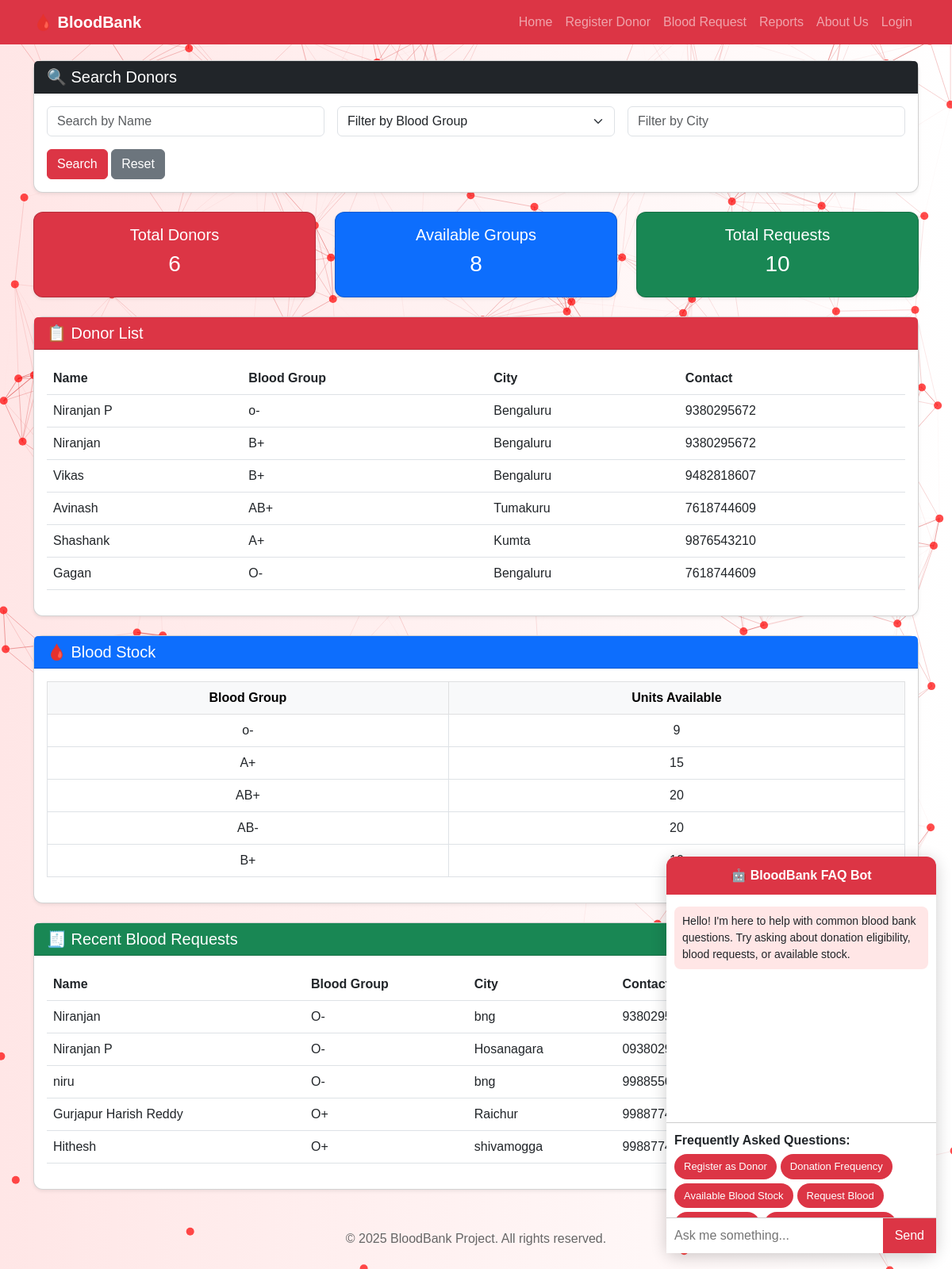
The page / on the database its author committed.
### donor/models.py (models this page shows, shortened)
class Donor(models.Model):
    BLOOD_GROUPS = [
        ("A+", "A+"), ("A-", "A-"),
        ("B+", "B+"), ("B-", "B-"),
        ("O+", "O+"), ("O-", "O-"),
        ("AB+", "AB+"), ("AB-", "AB-"),
    ]
    name = models.CharField(max_length=100)
    age = models.IntegerField()
    blood_group = models.CharField(max_length=3, choices=BLOOD_GROUPS)
    city = models.CharField(max_length=100)
    contact = models.CharField(max_length=15)
    last_donation = models.DateField(null=True, blank=True)
    gender = models.CharField(
    max_length=10,
    choices=[("Male", "Male"), ("Female", "Female"), ("Other", "Other")]
)

class BloodStock(models.Model):
    blood_group = models.CharField(max_length=3, unique=True)
    units = models.IntegerField(default=0)

class BloodRequest(models.Model):
    BLOOD_GROUPS = [
        ("A+", "A+"), ("A-", "A-"),
        ("B+", "B+"), ("B-", "B-"),
        ("O+", "O+"), ("O-", "O-"),
        ("AB+", "AB+"), ("AB-", "AB-"),
    ]
    STATUS_CHOICES = [
        ("Pending", "Pending"),
        ("Approved", "Approved"),
        ("Rejected", "Rejected"),
    ]
    name = models.CharField(max_length=100)
    blood_group = models.CharField(max_length=3, choices=BLOOD_GROUPS)
    city = models.CharField(max_length=100)
    contact = models.CharField(max_length=15)
    reason = models.TextField()
    status = models.CharField(max_length=10, choices=STATUS_CHOICES, default="Pending")
    requested_at = models.DateTimeField(auto_now_add=True)

### donor/views.py (the view)
# urls.py: path('', include('donor.urls')),   # ← makes donor.home the site root
def home(request):
    donors = Donor.objects.all()
    blood_stock = BloodStock.objects.all()
    blood_requests = BloodRequest.objects.order_by('-requested_at')[:5]  # Latest 5 requests
    search_name = request.GET.get("name")
    filter_blood = request.GET.get("blood_group")
    filter_city = request.GET.get("city")
    if search_name:
        donors = donors.filter(name__icontains=search_name)
    if filter_blood:
        donors = donors.filter(blood_group__iexact=filter_blood)
    if filter_city:
        donors = donors.filter(city__icontains=filter_city)
    blood_groups = ["A+", "A-", "B+", "B-", "O+", "O-", "AB+", "AB-"]
    total_donors = donors.count()
    total_groups = len(blood_groups)
    total_requests = BloodRequest.objects.count()
    return render(
        request,
        "donor/home.html",
        {
            "donors": donors,
            "blood_stock": blood_stock,
            "blood_requests": blood_requests,
            "blood_groups": blood_groups,
            "total_donors": total_donors,
            "total_groups": total_groups,
            "total_requests": total_requests,
        },
    )

### templates/donor/home.html (shortened to what this page needs)
{% load static %}
<!DOCTYPE html>
<html lang="en">
<head>
  <link href="https://cdn.jsdelivr.net/npm/bootstrap@5.3.0/dist/css/bootstrap.min.css" rel="stylesheet">
</head>
<body>
  <div id="particles-js"></div>
  <nav class="navbar navbar-expand-lg navbar-dark bg-danger">
    <div class="container">
      <a class="navbar-brand fw-bold" href="{% url 'home' %}">🩸 BloodBank</a>
      <div class="collapse navbar-collapse" id="navbarNav">
        <ul class="navbar-nav ms-auto align-items-center">
          <li class="nav-item"><a class="nav-link" href="{% url 'home' %}">Home</a></li>
          <li class="nav-item"><a class="nav-link" href="{% url 'register_donor' %}">Register Donor</a></li>
          <li class="nav-item"><a class="nav-link" href="{% url 'blood_request' %}">Blood Request</a></li>
          <li class="nav-item"><a class="nav-link" href="{% url 'reports_page' %}">Reports</a></li>
          <li class="nav-item"><a class="nav-link" href="{% url 'about' %}">About Us</a></li>
          {% if user.is_authenticated %}
            {% if user.is_staff %}
              <li class="nav-item"><a class="nav-link" href="{% url 'manage_requests' %}">Manage Requests</a></li>
            {% endif %}
            <li class="nav-item">
              <form method="post" action="{% url 'logout' %}" class="d-inline">
                {% csrf_token %}
                <button type="submit" class="nav-link nav-logout-btn btn btn-link p-0 m-0 align-middle" style="color: #fff;">Logout</button>
              </form>
            </li>
          {% else %}
            <li class="nav-item"><a class="nav-link" href="{% url 'login' %}">Login</a></li>
          {% endif %}
        </ul>
      </div>
    </div>
  </nav>
  <div class="container">
    <div class="card shadow-sm mb-4">
      <div class="card-header bg-dark text-white"><h5 class="mb-0">🔍 Search Donors</h5></div>
      <div class="card-body">
        <form method="get" class="row g-3">
          <div class="col-md-4"><input type="text" name="name" placeholder="Search by Name" class="form-control" value="{{ request.GET.name }}"></div>
          <div class="col-md-4">
            <select name="blood_group" class="form-select">
              <option value="">Filter by Blood Group</option>
            </select>
          </div>
          <div class="col-md-4"><input type="text" name="city" placeholder="Filter by City" class="form-control" value="{{ request.GET.city }}"></div>
          <div class="col-12">
            <button type="submit" class="btn btn-danger">Search</button>
            <a href="{% url 'home' %}" class="btn btn-secondary">Reset</a>
          </div>
        </form>
      </div>
    </div>
    <div class="row mb-4">
      <div class="col-md-4">
        <div class="card text-center shadow-sm stat-card-total">
          <div class="card-body"><h5>Total Donors</h5><h3>{{ total_donors }}</h3></div>
        </div>
      </div>
      <div class="col-md-4">
        <div class="card text-center shadow-sm stat-card-groups">
          <div class="card-body"><h5>Available Groups</h5><h3>{{ total_groups }}</h3></div>
        </div>
      </div>
      <div class="col-md-4">
        <div class="card text-center shadow-sm stat-card-requests">
          <div class="card-body"><h5>Total Requests</h5><h3>{{ total_requests }}</h3></div>
        </div>
      </div>
    </div>
    <div class="card shadow-sm mb-4">
      <div class="card-header bg-danger text-white d-flex justify-content-between align-items-center"><h5 class="mb-0">📋 Donor List</h5></div>
      <div class="card-body">
        <table class="table table-hover">
          <thead>
            <tr><th>Name</th><th>Blood Group</th><th>City</th><th>Contact</th></tr>
          </thead>
          <tbody>
            {% for donor in donors %}
              <tr><td>{{ donor.name }}</td><td>{{ donor.blood_group }}</td><td>{{ donor.city }}</td><td>{{ donor.contact }}</td></tr>
            {% empty %}
              <tr><td colspan="4" class="text-center text-muted">No donors found.</td></tr>
            {% endfor %}
          </tbody>
        </table>
      </div>
    </div>
    <div class="card shadow-sm mb-4">
      <div class="card-header bg-primary text-white"><h5 class="mb-0">🩸 Blood Stock</h5></div>
      <div class="card-body">
        <table class="table table-bordered text-center">
          <thead class="table-light"><tr><th>Blood Group</th><th>Units Available</th></tr></thead>
          <tbody>
            {% for stock in blood_stock %}
              <tr><td>{{ stock.blood_group }}</td><td>{{ stock.units }}</td></tr>
            {% empty %}
              <tr><td colspan="2" class="text-muted">No stock data available.</td></tr>
            {% endfor %}
          </tbody>
        </table>
      </div>
    </div>
    <div class="card shadow-sm mb-4">
      <div class="card-header bg-success text-white"><h5 class="mb-0">🧾 Recent Blood Requests</h5></div>
      <div class="card-body">
        <table class="table table-hover">
          <thead><tr><th>Name</th><th>Blood Group</th><th>City</th><th>Contact</th><th>Status</th></tr></thead>
          <tbody>
            {% for request in blood_requests %}
              <tr>
                <td>{{ request.name }}</td><td>{{ request.blood_group }}</td><td>{{ request.city }}</td><td>{{ request.contact }}</td>
                <td>
                  {% if request.status == "Pending" %}
                    <span class="badge bg-warning text-dark">Pending</span>
                  {% elif request.status == "Approved" %}
                    <span class="badge bg-success">Approved</span>
                  {% else %}
                    <span class="badge bg-danger">Rejected</span>
                  {% endif %}
                </td>
              </tr>
            {% empty %}
              <tr><td colspan="5" class="text-center text-muted">No blood requests found.</td></tr>
            {% endfor %}
          </tbody>
        </table>
      </div>
    </div>
  </div>
  <div class="footer"><p>© 2025 BloodBank Project. All rights reserved.</p></div>
  <div id="chatbot-container">
    <div id="chatbot-header">🤖 BloodBank FAQ Bot</div>
    <div id="chatbot-messages">
      <div class="message bot-message">
        Hello! I'm here to help with common blood bank questions. Try asking about donation eligibility, blood requests, or available stock.
      </div>
    </div>
    <div id="chatbot-faq" style="padding: 10px; max-height: 120px; overflow-y: auto; border-top: 1px solid #ccc;">
      <strong>Frequently Asked Questions:</strong>
      <div style="display: flex; flex-wrap: wrap; gap: 5px; margin-top: 5px;">
        <button class="faq-btn" onclick="clickFAQ('how can i register as a donor')">Register as Donor</button>
        <button class="faq-btn" onclick="clickFAQ('how often can i donate blood')">Donation Frequency</button>
        <button class="faq-btn" onclick="clickFAQ('where can i see available blood stock')">Available Blood Stock</button>
        <button class="faq-btn" onclick="clickFAQ('how do i request blood')">Request Blood</button>
        <button class="faq-btn" onclick="clickFAQ('can i track my blood request status')">Track Request</button>
        <button class="faq-btn" onclick="clickFAQ('what blood groups are supported')">Supported Blood Groups</button>
      </div>
    </div>
    <div id="chatbot-input">
      <input type="text" id="userInput" placeholder="Ask me something..." onkeypress="handleKeyPress(event)">
      <button onclick="sendMessage()">Send</button>
    </div>
  </div>
</body>
</html>

### templates/donor/home.html (style rules this page uses)
body { background: #f8f9fa; font-family: Arial, sans-serif; margin: 0; padding: 0; }
#particles-js { position: fixed; width: 100%; height: 100%; top: 0; left: 0; z-index: -1; background: linear-gradient(to right, #ffe6e6, #ffffff); }
.navbar { margin-bottom: 20px; }
.card { border-radius: 12px; }
.footer { text-align: center; margin-top: 40px; padding: 10px; color: #666; }
.stat-card-total { background-color: #dc3545; color: white; }
.stat-card-groups { background-color: #0d6efd; color: white; }
.stat-card-requests { background-color: #198754; color: white; }
.navbar-nav.align-items-center { align-items: center; }
#chatbot-container { position: fixed; bottom: 20px; right: 20px; width: 340px; height: 500px; background: #fff; border-radius: 12px; box-shadow: 0px 4px 20px rgba(0,0,0,0.2); display: flex; flex-direction: column; font-family: Arial, sans-serif; z-index: 1000; }
#chatbot-header { background: #dc3545; color: white; padding: 12px; font-weight: bold; text-align: center; border-top-left-radius: 12px; border-top-right-radius: 12px; }
#chatbot-messages { flex: 1; padding: 10px; overflow-y: auto; font-size: 14px; }
.message { margin: 5px 0; padding: 8px 10px; border-radius: 8px; }
.bot-message { background: #ffe6e6; text-align: left; }
#chatbot-input { display: flex; border-top: 1px solid #ccc; }
#chatbot-input input { flex: 1; border: none; padding: 10px; border-radius: 0; }
#chatbot-input button { background: #dc3545; color: white; border: none; padding: 10px 15px; cursor: pointer; }
.faq-btn { background-color: #dc3545; color: white; border: none; border-radius: 20px; padding: 6px 12px; cursor: pointer; font-size: 13px; transition: all 0.2s ease; }

### rows shown on the page
Donor: name "Niranjan P", blood_group "o-", city "Bengaluru", contact "9380295672"
Donor: name "Niranjan", blood_group "B+", city "Bengaluru", contact "9380295672"
Donor: name "Vikas", blood_group "B+", city "Bengaluru", contact "9482818607"
Donor: name "Avinash", blood_group "AB+", city "Tumakuru", contact "7618744609"
Donor: name "Shashank", blood_group "A+", city "Kumta", contact "9876543210"
Donor: name "Gagan", blood_group "O-", city "Bengaluru", contact "7618744609"
BloodStock: blood_group "o-", units "9"
BloodStock: blood_group "A+", units "15"
BloodStock: blood_group "AB+", units "20"
BloodStock: blood_group "AB-", units "20"
BloodStock: blood_group "B+"
BloodRequest: name "Niranjan", blood_group "O-", city "bng", contact "9380295672"
BloodRequest: name "Niranjan P", blood_group "O-", city "Hosanagara", contact "09380295672"
BloodRequest: name "niru", blood_group "O-", city "bng", contact "9988556632"
BloodRequest: name "Gurjapur Harish Reddy", blood_group "O+", city "Raichur", contact "9988774321"
BloodRequest: name "Hithesh", blood_group "O+", city "shivamogga", contact "99887745632"

### other values the page prints
{{ total_donors }} "6"
{{ total_groups }} "8"
{{ total_requests }} "10"
